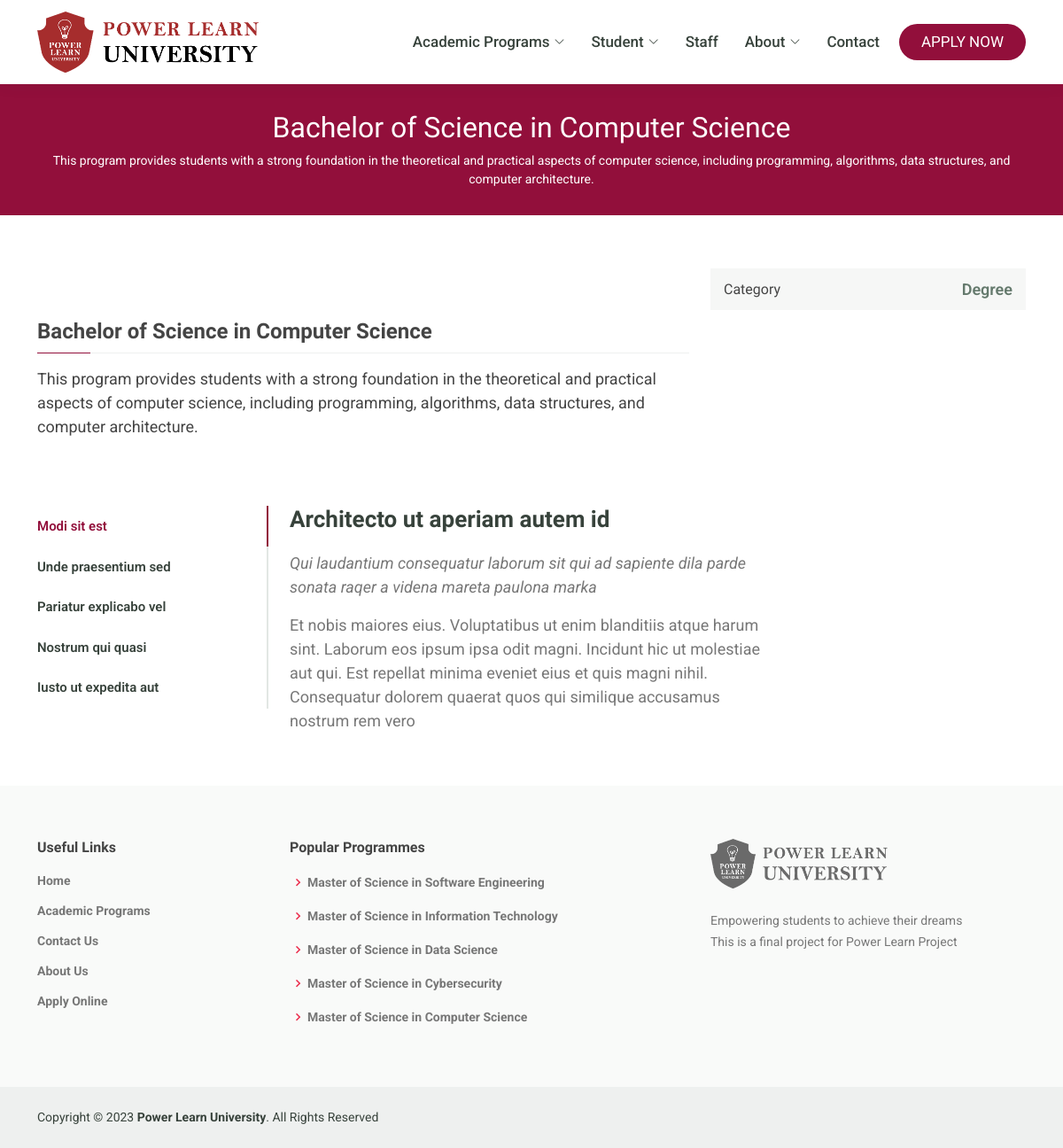
Page /programs/bachelor-of-science-in-computer-science on the committed database.
### application/models.py (models this page shows, shortened)
class Program(models.Model):
    name = models.CharField(max_length = 255, blank=False)
    slug = models.SlugField(max_length=255, unique=True, null=True)
    description = models.TextField(blank=True)
    study_level = models.ForeignKey(StudyCategory, default=1, on_delete=models.CASCADE, null=True)
    lectures = models.ForeignKey("Lecture", null=True, on_delete=models.CASCADE)
    class Meta:
        verbose_name_plural = 'programs'
        ordering = ('-name',)
    def get_absolute_url(self):
        return reverse('program_detail', kwargs={ 'slug' :self.slug })

class StudyCategory(models.Model):
    name = models.CharField(max_length = 255, blank=False)
    class Meta:
        verbose_name_plural = 'studyCategories'

class Setting(models.Model):
    school_name = models.CharField(max_length = 255, blank=False)
    location = models.TextField(blank=False)
    email = models.EmailField(max_length = 255, blank=False)
    phone = models.CharField(max_length = 255, blank=False)
    tagline = models.TextField(max_length = 255, blank=False)
    hero_title = models.CharField(max_length = 255, blank=True, null=True)
    class Meta:
        verbose_name_plural = 'settings'

### project/views.py (the view)
# urls.py: path('programs/<slug:slug>', views.program_detail, name="program_detail"),
def program_detail(request, slug):
    program_detail = get_object_or_404(Program, slug = slug)
    context = {'program': program_detail}
    return render(request, "program-detail.html", context)

### project/context_processors.py (called while the page is built)
def popular_programs(request):
    return {
        'popular_programs' : Program.objects.all()[:5]
    }

def school_settings(request):
    return {
        'school_settings': School.objects.first()
    }

### templates/program-detail.html (shortened to what this page needs)
{% extends 'layout/base.html' %}
{% block content %}
  <main id="main" data-aos="fade-in">
    <div class="breadcrumbs" data-aos="fade-in">
      <div class="container">
        <h2>{{ program.name }}</h2>
        <p>{{ program.description }}</p>
      </div>
    </div>
    <section id="course-details" class="course-details">
      <div class="container" data-aos="fade-up">
        <div class="row">
          <div class="col-lg-8">
            <h3>{{ program.name }}</h3>
            <p>{{ program.description }}</p>
          </div>
          <div class="col-lg-4">
            <div class="course-info d-flex justify-content-between align-items-center">
              <h5>Category</h5>
              <p><a href="#">{{ program.study_level.name }}</a></p>
            </div>
          </div>
        </div>
      </div>
    </section>
    <section id="cource-details-tabs" class="cource-details-tabs">
      <div class="container" data-aos="fade-up">
        <div class="row">
          <div class="col-lg-3">
            <ul class="nav nav-tabs flex-column">
              <li class="nav-item">
                <a class="nav-link active show" data-bs-toggle="tab" href="#tab-1">Modi sit est</a>
              </li>
              <li class="nav-item">
                <a class="nav-link" data-bs-toggle="tab" href="#tab-2">Unde praesentium sed</a>
              </li>
              <li class="nav-item">
                <a class="nav-link" data-bs-toggle="tab" href="#tab-3">Pariatur explicabo vel</a>
              </li>
              <li class="nav-item">
                <a class="nav-link" data-bs-toggle="tab" href="#tab-4">Nostrum qui quasi</a>
              </li>
              <li class="nav-item">
                <a class="nav-link" data-bs-toggle="tab" href="#tab-5">Iusto ut expedita aut</a>
              </li>
            </ul>
          </div>
          <div class="col-lg-9 mt-4 mt-lg-0">
            <div class="tab-content">
              <div class="tab-pane active show" id="tab-1">
                <div class="row">
                  <div class="col-lg-8 details order-2 order-lg-1">
                    <h3>Architecto ut aperiam autem id</h3>
                    <p class="fst-italic">Qui laudantium consequatur laborum sit qui ad sapiente dila parde sonata raqer a videna mareta paulona marka</p>
                    <p>Et nobis maiores eius. Voluptatibus ut enim blanditiis atque harum sint. Laborum eos ipsum ipsa odit magni. Incidunt hic ut molestiae aut qui. Est repellat minima eveniet eius et quis magni nihil. Consequatur dolorem quaerat quos qui similique accusamus nostrum rem vero</p>
                  </div>
                  <div class="col-lg-4 text-center order-1 order-lg-2">
                  </div>
                </div>
              </div>
            </div>
          </div>
        </div>
      </div>
    </section>
  </main>
{% endblock %}

### templates/layout/footer.html (shortened to what this page needs)
{% load static %}
<footer id="footer">
    <div class="footer-top">
      <div class="container">
        <div class="row">
          <div class="col-lg-3 col-md-6 footer-links">
            <h4>Useful Links</h4>
            <ul class="fw-bold">
              <li><a href="{% url 'home'%}">Home</a></li>
              <li><a href="{% url 'programs'%}">Academic Programs</a></li>
              <li><a href="{% url 'contact'%}">Contact Us</a></li>
              <li><a href="{% url 'about'%}">About Us</a></li>
              <li><a href="{% url 'apply'%}" target="_blank">Apply Online</a></li>
            </ul>
          </div>
          <div class="col-lg-5 col-md-6 footer-links">
            <h4>Popular Programmes</h4>
            <ul class="fw-bold">
                {% for p_programs in popular_programs %}
                  <li><i class="bx bx-chevron-right"></i> <a href="{{ p_programs.get_absolute_url }}">{{ p_programs.name | capfirst }}</a></li>
                {% endfor %}
            </ul>
          </div>
          <div class="col-lg-4 col-md-6 footer-contact">
            <a href="{% url 'home' %}"><img src="{% static 'img/logo_bw.png' %}" width="200px" alt="Logo" class="img-fluid"></a>
            <p class="mt-4">{{ school_settings.tagline }}</p>
            <p>This is a final project for Power Learn Project
            </p>
          </div>
        </div>
      </div>
    </div>
    <div class="container d-md-flex py-4">
      <div class="me-md-auto text-center text-md-start">
        <div class="copyright">
          Copyright &copy; {% now "Y" %} <strong><span>{{ school_settings.school_name }}</span></strong>. All Rights Reserved
        </div>
      </div>
    </div>
  </footer>

### static/css/style.css (style rules this page uses)
body { font-family: Roboto, sans-serif; color: #444444; font-size: 18px; }
a { color: #920f3b; text-decoration: none; }
h1, h2, h3, h4, h5, h6 { font-family: Raleway, sans-serif !important; }
#main { margin-top: 95px; }
section { padding: 60px 0; overflow: hidden; }
.breadcrumbs { margin-top: 73px; text-align: center; background: #920f3b; padding: 30px 0; color: #fff; }
.breadcrumbs h2 { font-size: 32px; font-weight: 500; }
.breadcrumbs p { font-size: 14px; margin-bottom: 0; }
.course-details h3 { font-size: 24px; margin: 30px 0 15px 0; font-weight: 700; position: relative; padding-bottom: 10px; }
.course-details h3:before { content: ""; position: absolute; display: block; width: 100%; height: 1px; background: #eef0ef; bottom: 0; left: 0; }
.course-details h3:after { content: ""; position: absolute; display: block; width: 60px; height: 1px; background: #920f3b; bottom: 0; left: 0; }
.course-details .course-info { background: #f6f7f6; padding: 10px 15px; margin-bottom: 15px; }
.course-details .course-info h5 { font-weight: 400; font-size: 16px; margin: 0; font-family: Roboto, sans-serif; }
.course-details .course-info p { margin: 0; font-weight: 600; }
.course-details .course-info a { color: #657a6d; }
.cource-details-tabs { overflow: hidden; padding-top: 0; }
.cource-details-tabs .nav-tabs { border: 0; }
.cource-details-tabs .nav-link { border: 0; padding: 12px 15px 12px 0; transition: 0.3s; color: #37423b; border-radius: 0; border-right: 2px solid #e2e7e4; font-weight: 600; font-size: 15px; }
.cource-details-tabs .nav-link.active { color: #920f3b; border-color: #920f3b; }
.cource-details-tabs .tab-pane.active { animation: fadeIn 0.5s ease-out; }
.cource-details-tabs .details h3 { font-size: 26px; font-weight: 600; margin-bottom: 20px; color: #37423b; }
.cource-details-tabs .details p { color: #777777; }
.cource-details-tabs .details p:last-child { margin-bottom: 0; }
#footer { color: #37423b; font-size: 14px; background: #eef0ef; }
#footer .footer-top { padding: 60px 0 30px 0; background: #f9faf9; }
#footer .footer-top .footer-contact { margin-bottom: 30px; }
#footer .footer-top .footer-contact p { font-size: 14px; line-height: 24px; margin-bottom: 0; font-family: Roboto, sans-serif; color: #777777; }
#footer .footer-top h4 { font-size: 16px; font-weight: bold; color: #444444; position: relative; padding-bottom: 12px; }
#footer .footer-top .footer-links { margin-bottom: 30px; }
#footer .footer-top .footer-links ul { list-style: none; padding: 0; margin: 0; }
#footer .footer-top .footer-links ul i { padding-right: 2px; color: #eb2b4b; font-size: 18px; line-height: 1; }
#footer .footer-top .footer-links ul li { padding: 10px 0; display: flex; align-items: center; }
#footer .footer-top .footer-links ul li:first-child { padding-top: 0; }
#footer .footer-top .footer-links ul a { color: #777777; transition: 0.3s; display: inline-block; line-height: 1; }

### rows in the picture
Program: name "Bachelor of Science in Computer Science", description "This program provides students with a strong foundation in the theoretical and practical aspects of computer science, including programming, algorithms, data structures, and computer architecture.", study_level.name "Degree"
Program: name "Master of Science in Software Engineering"
Program: name "Master of Science in Information Technology"
Program: name "Master of Science in Data Science"
Program: name "Master of Science in Cybersecurity"
Program: name "Master of Science in Computer Science"
Setting: tagline "Empowering students to achieve their dreams", school_name "Power Learn University"
